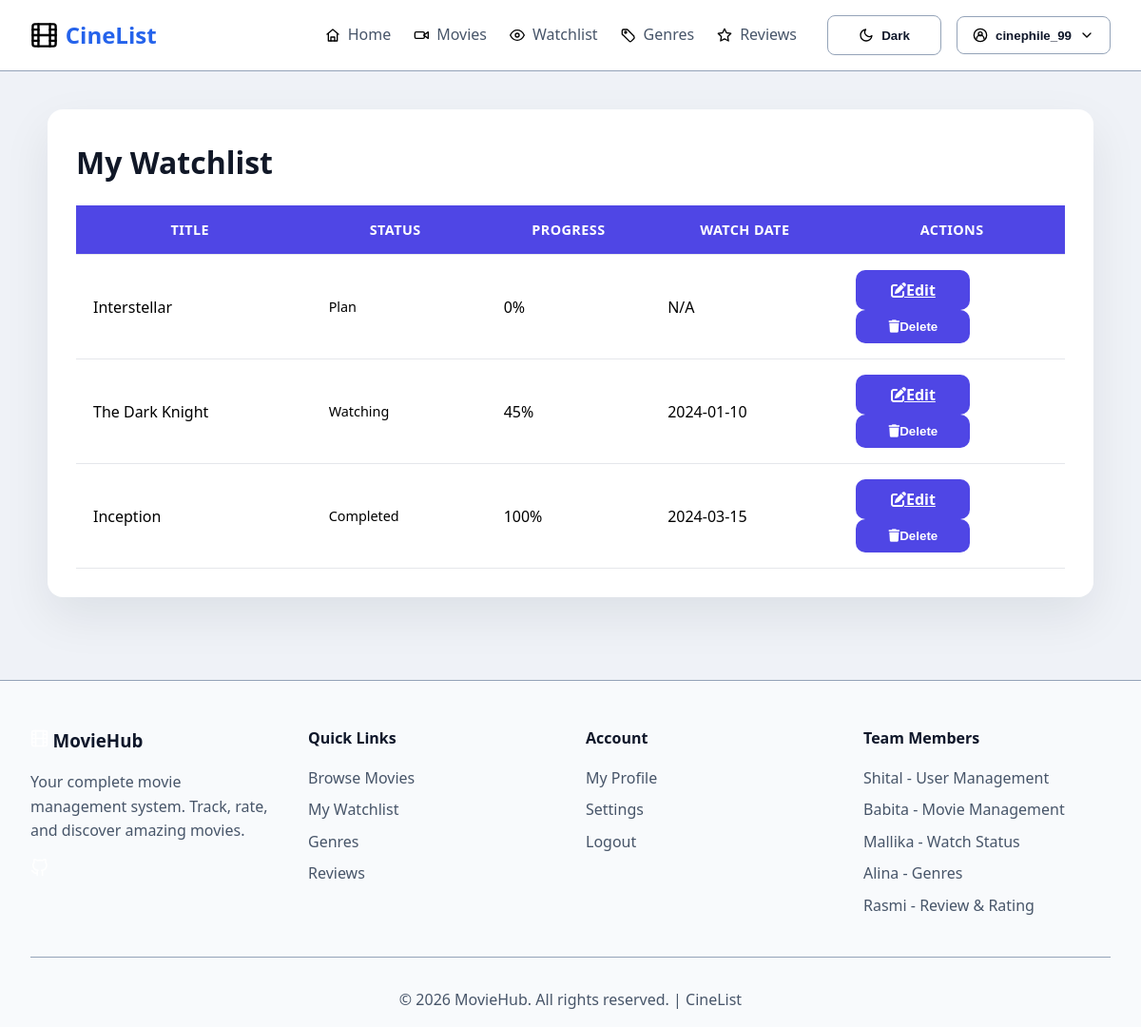
Page /watch_status_management/watchlist.php (signed in) on the committed database.
### tables this page shows
CREATE TABLE WatchStatus (
    status_id INT PRIMARY KEY AUTO_INCREMENT,
    user_id INT NOT NULL,
    movie_id INT NOT NULL,
     
    watch_state ENUM('plan', 'watching', 'completed') DEFAULT 'plan',
    progress_percent INT DEFAULT 0 CHECK (progress_percent >= 0 AND progress_percent <= 100),
    added_to_list_at TIMESTAMP DEFAULT CURRENT_TIMESTAMP,
    finished_at DATETIME NULL,
    FOREIGN KEY (user_id) REFERENCES Users(user_id) ON DELETE CASCADE,
    FOREIGN KEY (movie_id) REFERENCES Movies(movie_id) ON DELETE CASCADE,
     
    UNIQUE KEY unique_user_movie (user_id, movie_id)
);

CREATE TABLE Movies (
    movie_id INT PRIMARY KEY AUTO_INCREMENT,
    title VARCHAR(255) NOT NULL,
    genre VARCHAR(100) NOT NULL,
    release_date DATE,
    rating INT CHECK (rating >= 1 AND rating <= 5),
    watched BOOLEAN DEFAULT FALSE,
    watch_date DATE,              
    user_notes TEXT,              
    user_id INT NOT NULL,
    FOREIGN KEY (user_id) REFERENCES Users(user_id) ON DELETE CASCADE
);

### watch_status_management/WatchStatusService.php (called while the page is built, shortened)
<?php
require_once __DIR__ . '/repositories/WatchStatusRepository.php';
class WatchStatusService {
    private $repository;
    public function __construct(WatchStatusRepository $repository) {
        $this->repository = $repository;
    }
    public function getWatchlist($user_id) {
        return $this->repository->getWatchlistForUser($user_id);
    }
}
?>

### watch_status_management/repositories/WatchStatusRepository.php (called while the page is built, shortened)
<?php
class WatchStatusRepository {
    private $pdo;
    public function __construct(PDO $pdo) {
        $this->pdo = $pdo;
    }
    public function getWatchlistForUser($user_id) {
        $query = "SELECT m.movie_id, m.title, m.watch_date, m.watched,
                         ws.status_id,
                         COALESCE(ws.watch_state, CASE WHEN m.watched = 1 THEN 'completed' ELSE 'plan' END) AS watch_state,
                         COALESCE(ws.progress_percent, CASE WHEN m.watched = 1 THEN 100 ELSE 0 END) AS progress_percent
                  FROM Movies m
                  LEFT JOIN WatchStatus ws ON ws.movie_id = m.movie_id AND ws.user_id = ?
                  WHERE m.user_id = ?
                  ORDER BY CASE COALESCE(ws.watch_state, CASE WHEN m.watched = 1 THEN 'completed' ELSE 'plan' END)
                      WHEN 'plan' THEN 1
                      WHEN 'watching' THEN 2
                      WHEN 'completed' THEN 3
                      ELSE 4
                  END, m.title ASC";
        $preparedStatement = $this->pdo->prepare($query);
        $preparedStatement->execute([$user_id, $user_id]);
        return $preparedStatement->fetchAll(PDO::FETCH_ASSOC);
    }
}
?>

### watch_status_management/watchlist.php (the view, shortened to what this page needs)
<?php
require_once '../includes/db.php';
require_once 'WatchStatusService.php';
require_once 'repositories/WatchStatusRepository.php';
$user_id = $_SESSION['user_id'];
$repository = new WatchStatusRepository($pdo);
$service = new WatchStatusService($repository);
try {
    $movies = $service->getWatchlist($user_id);
} catch (Exception $e) {
    $movies = [];
    $error = $e->getMessage();
}
include '../includes/header.php';
?>
<!DOCTYPE html>
<html lang="en">
<head>
    <link rel="stylesheet" href="../assets/colors.css">
    <link rel="stylesheet" href="../assets/style.css">
    <link rel="stylesheet" href="../assets/watchstyle_styles.css">
    <link rel="stylesheet" href="https://cdnjs.cloudflare.com/ajax/libs/font-awesome/6.0.0/css/all.min.css">
</head>
<body>
    <main>
        <section class="container">
            <h2>My Watchlist</h2>
            <?php if (count($movies) === 0): ?>
                <p>You haven't added any movies to your watchlist yet. <a href="../movie_management/add_movies.php">Add some movies</a> to get started!</p>
            <?php else: ?>
                <table>
                    <thead>
                        <tr>
                            <th>Title</th>
                            <th>Status</th>
                            <th>Progress</th>
                            <th>Watch Date</th>
                            <th>Actions</th>
                        </tr>
                    </thead>
                    <tbody>
                        <?php foreach ($movies as $movie): ?>
                            <tr>
                                <td><?php echo htmlspecialchars($movie['title']); ?></td>
                                <td>
                                    <span class="status <?php echo htmlspecialchars($movie['watch_state']); ?>">
                                        <?php echo ucfirst(htmlspecialchars($movie['watch_state'])); ?>
                                    </span>
                                </td>
                                <td><?php echo intval($movie['progress_percent']); ?>%</td>
                                <td><?php echo $movie['watch_date'] ? htmlspecialchars($movie['watch_date']) : 'N/A'; ?></td>
                                <td class="action-buttons">
                                    <a href="../movie_management/edit_movies.php?id=<?php echo $movie['movie_id']; ?>" class="btn btn-edit">
                                        <i class="fas fa-edit"></i> Edit
                                    </a>
                                    <form method="POST" action="remove_watchlist.php" class="inline-form" onsubmit="return confirm('Remove this movie from your watchlist?');">
                                        <button type="submit" class="btn btn-delete">
                                            <i class="fas fa-trash"></i> Delete
                                        </button>
                                    </form>
                                </td>
                            </tr>
                        <?php endforeach; ?>
                    </tbody>
                </table>
            <?php endif; ?>
        </section>
    </main>
<?php include '../includes/footer.php'; ?>
</body>
</html>

### assets/colors.css (style rules this page uses)
:root { --primary-color: #2563eb; --primary-dark: #1d4ed8; --secondary-color: #0ea5a3; --dark-bg: #f4f7ff; --darker-bg: #e9effb; --card-bg: #ffffff; --text-primary: #0f172a; --text-secondary: #475569; --success: #22c55e; --warning: #f59e0b; --danger: #ef4444; --border-color: #94a3b8; --page-bg-start: #f7f9ff; --page-bg-end: #e8eefb; --nav-bg: #ffffff; --footer-static: #f8fafc; --footer-text: #0f172a; --footer-text-muted: #475569; --hover-bg: #eef2ff; --hero-start: #2563eb; --hero-end: #0ea5a3; --panel-bg: rgba(255, 255, 255, 0.95); --panel-muted: rgba(248, 250, 255, 0.9); --panel-border: rgba(148, 163, 184, 0.35); --panel-shadow: rgba(15, 23, 42, 0.15); --glow-primary: rgba(37, 99, 235, 0.2); --glow-secondary: rgba(14, 165, 163, 0.18); --icon-filter: none; --message-error-bg: rgba(239, 68, 68, 0.22); --message-error-border: rgba(190, 18, 60, 0.75); --message-error-text: #3f0a0a; --message-success-bg: rgba(34, 197, 94, 0.18); --message-success-border: rgba(34, 197, 94, 0.55); --message-success-text: #14532d; --input-bg: var(--card-bg); --secondary-bg: var(--hover-bg); --primary-hover: var(--primary-dark); --table-header-bg: var(--darker-bg); --edit-bg: rgba(59, 130, 246, 0.2); --edit-color: #2563eb; --edit-hover: rgba(59, 130, 246, 0.3); --delete-bg: rgba(239, 68, 68, 0.2); --delete-color: #dc2626; --delete-hover: rgba(239, 68, 68, 0.3); --star-filled: #f59e0b; --star-empty: #9ca3af; --success-bg: rgba(34, 197, 94, 0.2); --success-color: #16a34a; --warning-bg: rgba(245, 158, 11, 0.2); --warning-color: #d97706; }
html[data-theme='light'] { --primary-color: #2563eb; --primary-dark: #1d4ed8; --secondary-color: #0ea5a3; --dark-bg: #f4f7ff; --darker-bg: #e9effb; --card-bg: #ffffff; --text-primary: #0f172a; --text-secondary: #475569; --border-color: #94a3b8; --page-bg-start: #f7f9ff; --page-bg-end: #e8eefb; --nav-bg: #ffffff; --hover-bg: #eef2ff; --hero-start: #2563eb; --hero-end: #0ea5a3; --panel-bg: rgba(255, 255, 255, 0.95); --panel-muted: rgba(248, 250, 255, 0.9); --panel-border: rgba(148, 163, 184, 0.35); --panel-shadow: rgba(15, 23, 42, 0.15); --glow-primary: rgba(37, 99, 235, 0.2); --glow-secondary: rgba(14, 165, 163, 0.18); --icon-filter: none; --message-error-bg: rgba(239, 68, 68, 0.22); --message-error-border: rgba(190, 18, 60, 0.75); --message-error-text: #3f0a0a; --message-success-bg: rgba(34, 197, 94, 0.18); --message-success-border: rgba(34, 197, 94, 0.55); --message-success-text: #14532d; --input-bg: var(--card-bg); --secondary-bg: var(--hover-bg); --primary-hover: var(--primary-dark); --table-header-bg: var(--darker-bg); --edit-bg: rgba(59, 130, 246, 0.2); --edit-color: #2563eb; --edit-hover: rgba(59, 130, 246, 0.3); --delete-bg: rgba(239, 68, 68, 0.2); --delete-color: #dc2626; --delete-hover: rgba(239, 68, 68, 0.3); --star-filled: #f59e0b; --star-empty: #9ca3af; --success-bg: rgba(34, 197, 94, 0.2); --success-color: #16a34a; --warning-bg: rgba(245, 158, 11, 0.2); --warning-color: #d97706; }

### assets/style.css (style rules this page uses)
* { margin: 0; padding: 0; box-sizing: border-box; }
body { font-family: 'Inter', sans-serif; background: linear-gradient(135deg, var(--page-bg-start) 0%, var(--page-bg-end) 100%); color: var(--text-primary); line-height: 1.6; min-height: 100vh; transition: background 0.4s ease, color 0.3s ease; }

### assets/watchstyle_styles.css (style rules this page uses)
.container { max-width: 1100px; margin: 40px auto; background: #ffffff; padding: 30px; border-radius: 16px; box-shadow: 0 20px 50px rgba(15, 23, 42, 0.08); }
h2 { margin: 0 0 20px; font-size: 2rem; color: #111827; }
table { width: 100%; border-collapse: collapse; margin-top: 20px; background: #ffffff; }
thead th { background: #4f46e5; color: #ffffff; text-transform: uppercase; letter-spacing: 0.03em; font-size: 0.9rem; }
th, td { padding: 16px 18px; border-bottom: 1px solid #e5e7eb; vertical-align: middle; }
.status { display: inline-block; padding: 4px 8px; border-radius: 4px; font-size: 0.9em; font-weight: 500; }
button, .btn { display: inline-flex; align-items: center; justify-content: center; min-width: 120px; padding: 10px 18px; border: none; border-radius: 10px; background: #4f46e5; color: #ffffff; cursor: pointer; transition: transform 0.18s ease, background 0.18s ease, box-shadow 0.18s ease; font-weight: 600; }

### rows in the picture
watchstatus: movie.title "Interstellar", watch_state "Plan", progress_percent "0", shows "N/A"
watchstatus: movie.title "The Dark Knight", watch_state "Watching", progress_percent "45", movie.watch_date "2024-01-10"
watchstatus: movie.title "Inception", watch_state "Completed", progress_percent "100", movie.watch_date "2024-03-15"

### other values in the picture
$userName "cinephile_99"
